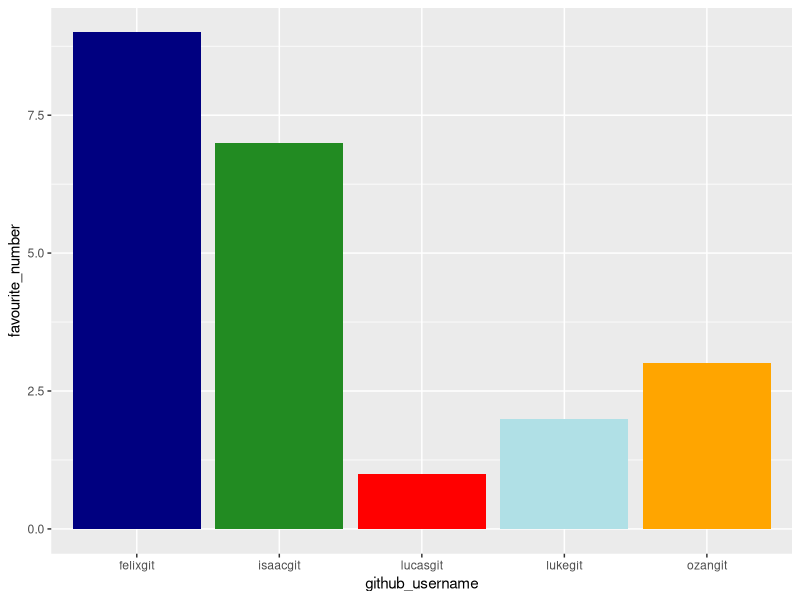

Generate this figure with R:
## ---- chunk 1
library(tidyverse) 
## ---- chunk 2
team_data <- tibble(
  name = c("Luke", "Isaac", "Lucas", 
           "Ozan", "Felix"),
  github_username = c("lukegit", "isaacgit", "lucasgit", 
                      "ozangit", "felixgit"), 
  colour = c("powderblue", "forestgreen", "red", 
             "orange", "navy"),
  hobby = c("Hopping", "sport", "sport", 
            "theater", "sport"),
  favourite_number = c(2, 7, 1, 3, 9)
  )

team_data
## ---- chunk 3
p1 <- ggplot(data = team_data, 
             mapping = aes(x = github_username, 
                           y = favourite_number,
                           fill = colour), 
             ) +
   geom_col() +
   scale_fill_identity()
p1
